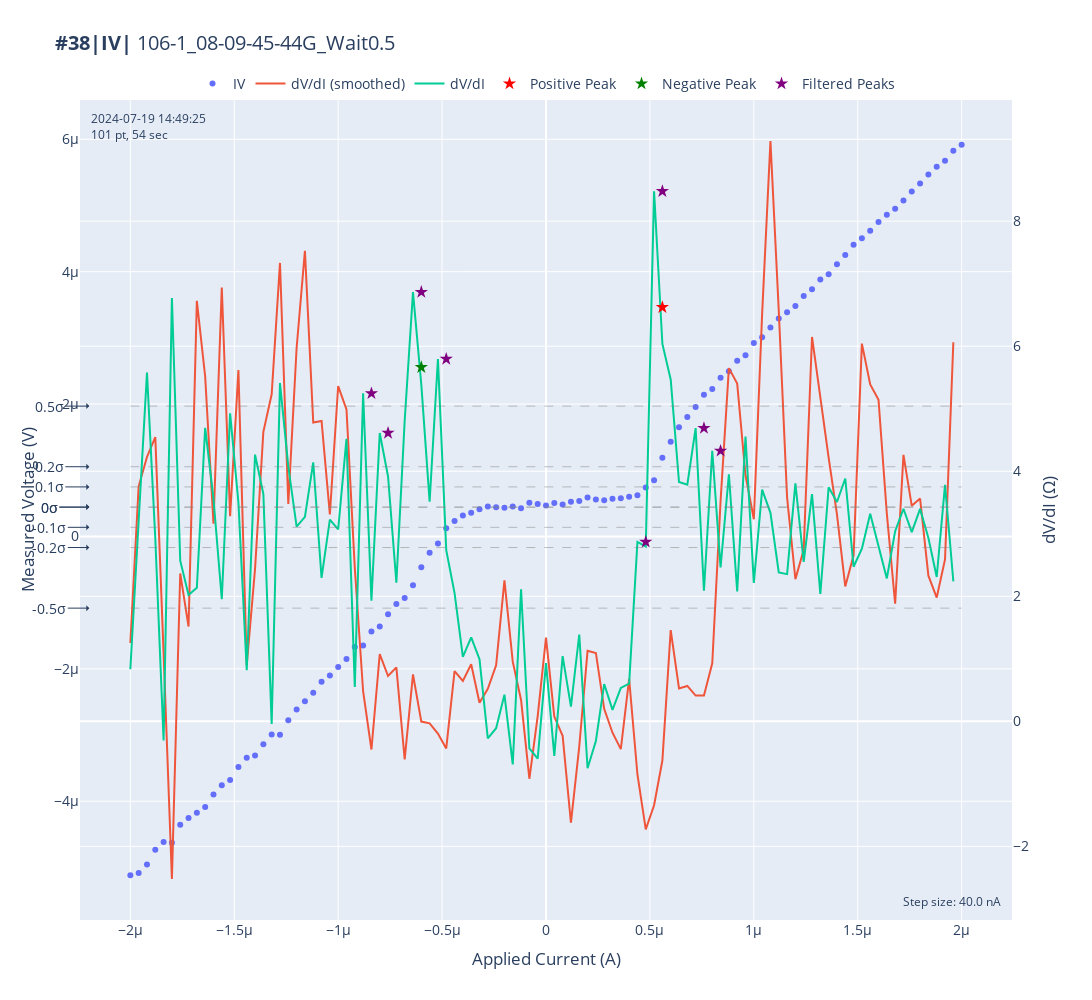

Source (notebook cell):
### Code cell
import numpy as np
from scipy.signal import find_peaks
import plotly.graph_objects as go

# 假設 meas_voltage 和 appl_current 已經定義
# 計算 meas_voltage 的平均值和標準差
meas_voltage_mean = np.mean(meas_voltage)
meas_voltage_std = np.std(meas_voltage)

# 計算 +-0.5 個標準差的範圍
lower_bound = meas_voltage_mean - 0.7 * meas_voltage_std
upper_bound = meas_voltage_mean + 0.7 * meas_voltage_std

# 過濾出在這個範圍內的 appl_current 和 meas_voltage 數據
filtered_indices = (meas_voltage >= lower_bound) & (meas_voltage <= upper_bound)
filtered_appl_current = appl_current[filtered_indices]
filtered_meas_voltage = meas_voltage[filtered_indices]

# 計算過濾後的 dV/dI
filtered_dVdI = np.diff(filtered_meas_voltage) / np.diff(filtered_appl_current)

# 對過濾後的 dV/dI 數據進行峰值檢測
filtered_peaks, _ = find_peaks(filtered_dVdI, height=np.mean(filtered_dVdI))

# 計算Savitzky-Golay平滑過濾後的 dV/dI
filtered_dVdI_smooth = savgol_filter(filtered_dVdI, window_length=6, polyorder=3)

# 對平滑過濾後的 dV/dI 數據進行峰值檢測
filtered_dVdI_smooth_peaks, _ = find_peaks(filtered_dVdI_smooth, height=np.mean(filtered_dVdI_smooth))

# 如果找到峰值，提取峰值信息
if len(filtered_peaks) > 0:
    filtered_peak_indices = filtered_peaks
    filtered_peak_currents = filtered_appl_current[1:][filtered_peak_indices]
    filtered_peak_dvdi = filtered_dVdI[filtered_peak_indices]

# 繪製過濾後的峰值
trace_filtered_peaks = go.Scatter(
    x=filtered_peak_currents,
    y=filtered_peak_dvdi,
    mode='markers',
    name='Filtered Peaks',
    marker=dict(size=10, color='purple', symbol='star'),
    yaxis='y2'
)

# 更新圖表
fig.add_trace(trace_filtered_peaks)

# 顯示圖表

### Figure 1 — Plotly figure (JSON) as saved in the notebook; plotly's stock layout.template omitted (floating-point values rounded to 4 significant figures)
{"data": [{"hoverinfo": "text", "hovertext": ["K2<br>Current: -2.00e-06 A<br>Voltage: -5.12e-06 V", "K2<br>Current: -1.96e-06 A<br>Voltage: -5.08e-06 V", "K2<br>Current: -1.92e-06 A<br>Voltage: -4.96e-06 V", "K2<br>Current: -1.88e-06 A<br>Voltage: -4.73e-06 V", "K2<br>Current: -1.84e-06 A<br>Voltage: -4.61e-06 V", "K2<br>Current: -1.80e-06 A<br>Voltage: -4.63e-06 V", "K2<br>Current: -1.76e-06 A<br>Voltage: -4.36e-06 V", "K2<br>Current: -1.72e-06 A<br>Voltage: -4.25e-06 V", "K2<br>Current: -1.68e-06 A<br>Voltage: -4.17e-06 V", "K2<br>Current: -1.64e-06 A<br>Voltage: -4.09e-06 V", "K2<br>Current: -1.60e-06 A<br>Voltage: -3.90e-06 V", "K2<br>Current: -1.56e-06 A<br>Voltage: -3.76e-06 V", "K2<br>Current: -1.52e-06 A<br>Voltage: -3.68e-06 V", "K2<br>Current: -1.48e-06 A<br>Voltage: -3.48e-06 V", "K2<br>Current: -1.44e-06 A<br>Voltage: -3.34e-06 V", "K2<br>Current: -1.40e-06 A<br>Voltage: -3.31e-06 V", "K2<br>Current: -1.36e-06 A<br>Voltage: -3.14e-06 V", "K2<br>Current: -1.32e-06 A<br>Voltage: -2.99e-06 V", "K2<br>Current: -1.28e-06 A<br>Voltage: -2.99e-06 V", "K2<br>Current: -1.24e-06 A<br>Voltage: -2.78e-06 V", "K2<br>Current: -1.20e-06 A<br>Voltage: -2.61e-06 V", "K2<br>Current: -1.16e-06 A<br>Voltage: -2.49e-06 V", "K2<br>Current: -1.12e-06 A<br>Voltage: -2.36e-06 V", "K2<br>Current: -1.08e-06 A<br>Voltage: -2.19e-06 V", "K2<br>Current: -1.04e-06 A<br>Voltage: -2.10e-06 V", "K2<br>Current: -1.00e-06 A<br>Voltage: -1.97e-06 V", "K2<br>Current: -9.60e-07 A<br>Voltage: -1.85e-06 V", "K2<br>Current: -9.20e-07 A<br>Voltage: -1.67e-06 V", "K2<br>Current: -8.80e-07 A<br>Voltage: -1.65e-06 V", "K2<br>Current: -8.40e-07 A<br>Voltage: -1.44e-06 V", "K2<br>Current: -8.00e-07 A<br>Voltage: -1.36e-06 V", "K2<br>Current: -7.60e-07 A<br>Voltage: -1.18e-06 V", "K2<br>Current: -7.20e-07 A<br>Voltage: -1.02e-06 V", "K2<br>Current: -6.80e-07 A<br>Voltage: -9.30e-07 V", "K2<br>Current: -6.40e-07 A<br>Voltage: -7.38e-07 V", "K2<br>Current: -6.00e-07 A<br>Voltage: -4.63e-07 V", "K2<br>Current: -5.60e-07 A<br>Voltage: -2.48e-07 V", "K2<br>Current: -5.20e-07 A<br>Voltage: -1.07e-07 V", "K2<br>Current: -4.80e-07 A<br>Voltage: 1.25e-07 V", "K2<br>Current: -4.40e-07 A<br>Voltage: 2.34e-07 V", "K2<br>Current: -4.00e-07 A<br>Voltage: 3.16e-07 V", "K2<br>Current: -3.60e-07 A<br>Voltage: 3.57e-07 V", "K2<br>Current: -3.20e-07 A<br>Voltage: 4.11e-07 V", "K2<br>Current: -2.80e-07 A<br>Voltage: 4.51e-07 V", "K2<br>Current: -2.40e-07 A<br>Voltage: 4.40e-07 V", "K2<br>Current: -2.00e-07 A<br>Voltage: 4.36e-07 V", "K2<br>Current: -1.60e-07 A<br>Voltage: 4.53e-07 V", "K2<br>Current: -1.20e-07 A<br>Voltage: 4.25e-07 V", "K2<br>Current: -8.00e-08 A<br>Voltage: 5.10e-07 V", "K2<br>Current: -4.00e-08 A<br>Voltage: 4.92e-07 V", "K2<br>Current: 0.00e+00 A<br>Voltage: 4.68e-07 V", "K2<br>Current: 4.00e-08 A<br>Voltage: 5.06e-07 V", "K2<br>Current: 8.00e-08 A<br>Voltage: 4.84e-07 V", "K2<br>Current: 1.20e-07 A<br>Voltage: 5.25e-07 V", "K2<br>Current: 1.60e-07 A<br>Voltage: 5.35e-07 V", "K2<br>Current: 2.00e-07 A<br>Voltage: 5.90e-07 V", "K2<br>Current: 2.40e-07 A<br>Voltage: 5.60e-07 V", "K2<br>Current: 2.80e-07 A<br>Voltage: 5.48e-07 V", "K2<br>Current: 3.20e-07 A<br>Voltage: 5.72e-07 V", "K2<br>Current: 3.60e-07 A<br>Voltage: 5.79e-07 V", "K2<br>Current: 4.00e-07 A<br>Voltage: 6.00e-07 V", "K2<br>Current: 4.40e-07 A<br>Voltage: 6.24e-07 V", "K2<br>Current: 4.80e-07 A<br>Voltage: 7.39e-07 V", "K2<br>Current: 5.20e-07 A<br>Voltage: 8.51e-07 V", "K2<br>Current: 5.60e-07 A<br>Voltage: 1.19e-06 V", "K2<br>Current: 6.00e-07 A<br>Voltage: 1.43e-06 V", "K2<br>Current: 6.40e-07 A<br>Voltage: 1.65e-06 V", "K2<br>Current: 6.80e-07 A<br>Voltage: 1.80e-06 V", "K2<br>Current: 7.20e-07 A<br>Voltage: 1.95e-06 V", "K2<br>Current: 7.60e-07 A<br>Voltage: 2.14e-06 V", "K2<br>Current: 8.00e-07 A<br>Voltage: 2.23e-06 V", "K2<br>Current: 8.40e-07 A<br>Voltage: 2.40e-06 V", "K2<br>Current: 8.80e-07 A<br>Voltage: 2.50e-06 V", "K2<br>Current: 9.20e-07 A<br>Voltage: 2.66e-06 V", "K2<br>Current: 9.60e-07 A<br>Voltage: 2.74e-06 V", "K2<br>Current: 1.00e-06 A<br>Voltage: 2.92e-06 V", "K2<br>Current: 1.04e-06 A<br>Voltage: 3.01e-06 V", "K2<br>Current: 1.08e-06 A<br>Voltage: 3.16e-06 V", "K2<br>Current: 1.12e-06 A<br>Voltage: 3.29e-06 V", "K2<br>Current: 1.16e-06 A<br>Voltage: 3.39e-06 V", "K2<br>Current: 1.20e-06 A<br>Voltage: 3.48e-06 V", "K2<br>Current: 1.24e-06 A<br>Voltage: 3.63e-06 V", "K2<br>Current: 1.28e-06 A<br>Voltage: 3.73e-06 V", "K2<br>Current: 1.32e-06 A<br>Voltage: 3.88e-06 V", "K2<br>Current: 1.36e-06 A<br>Voltage: 3.96e-06 V", "K2<br>Current: 1.40e-06 A<br>Voltage: 4.11e-06 V", "K2<br>Current: 1.44e-06 A<br>Voltage: 4.25e-06 V", "K2<br>Current: 1.48e-06 A<br>Voltage: 4.41e-06 V", "K2<br>Current: 1.52e-06 A<br>Voltage: 4.51e-06 V", "K2<br>Current: 1.56e-06 A<br>Voltage: 4.62e-06 V", "K2<br>Current: 1.60e-06 A<br>Voltage: 4.75e-06 V", "K2<br>Current: 1.64e-06 A<br>Voltage: 4.86e-06 V", "K2<br>Current: 1.68e-06 A<br>Voltage: 4.95e-06 V", "K2<br>Current: 1.72e-06 A<br>Voltage: 5.07e-06 V", "K2<br>Current: 1.76e-06 A<br>Voltage: 5.21e-06 V", "K2<br>Current: 1.80e-06 A<br>Voltage: 5.33e-06 V", "K2<br>Current: 1.84e-06 A<br>Voltage: 5.47e-06 V", "K2<br>Current: 1.88e-06 A<br>Voltage: 5.58e-06 V", "K2<br>Current: 1.92e-06 A<br>Voltage: 5.68e-06 V", "K2<br>Current: 1.96e-06 A<br>Voltage: 5.83e-06 V", "K2<br>Current: 2.00e-06 A<br>Voltage: 5.92e-06 V"], "mode": "markers", "name": "IV", "type": "scatter", "x": [-2e-06, -1.96e-06, -1.92e-06, -1.88e-06, -1.84e-06, -1.8e-06, -1.76e-06, -1.72e-06, -1.68e-06, -1.64e-06, -1.6e-06, -1.56e-06, -1.52e-06, -1.48e-06, -1.44e-06, -1.4e-06, -1.36e-06, -1.32e-06, -1.28e-06, -1.24e-06, -1.2e-06, -1.16e-06, -1.12e-06, -1.08e-06, -1.04e-06, -1e-06, -9.6e-07, -9.2e-07, -8.8e-07, -8.4e-07, -8e-07, -7.6e-07, -7.2e-07, -6.8e-07, -6.4e-07, -6e-07, -5.6e-07, -5.2e-07, -4.8e-07, -4.4e-07, -4e-07, -3.6e-07, -3.2e-07, -2.8e-07, -2.4e-07, -2e-07, -1.6e-07, -1.2e-07, -8e-08, -4e-08, 0, 4e-08, 8e-08, 1.2e-07, 1.6e-07, 2e-07, 2.4e-07, 2.8e-07, 3.2e-07, 3.6e-07, 4e-07, 4.4e-07, 4.8e-07, 5.2e-07, 5.6e-07, 6e-07, 6.4e-07, 6.8e-07, 7.2e-07, 7.6e-07, 8e-07, 8.4e-07, 8.8e-07, 9.2e-07, 9.6e-07, 1e-06, 1.04e-06, 1.08e-06, 1.12e-06, 1.16e-06, 1.2e-06, 1.24e-06, 1.28e-06, 1.32e-06, 1.36e-06, 1.4e-06, 1.44e-06, 1.48e-06, 1.52e-06, 1.56e-06, 1.6e-06, 1.64e-06, 1.68e-06, 1.72e-06, 1.76e-06, 1.8e-06, 1.84e-06, 1.88e-06, 1.92e-06, 1.96e-06, 2e-06], "y": [-5.118e-06, -5.085e-06, -4.955e-06, -4.732e-06, -4.615e-06, -4.627e-06, -4.356e-06, -4.253e-06, -4.172e-06, -4.087e-06, -3.899e-06, -3.757e-06, -3.678e-06, -3.481e-06, -3.341e-06, -3.309e-06, -3.138e-06, -2.993e-06, -2.994e-06, -2.778e-06, -2.615e-06, -2.49e-06, -2.359e-06, -2.194e-06, -2.102e-06, -1.973e-06, -1.85e-06, -1.669e-06, -1.647e-06, -1.437e-06, -1.36e-06, -1.176e-06, -1.019e-06, -9.303e-07, -7.379e-07, -4.633e-07, -2.479e-07, -1.073e-07, 1.245e-07, 2.341e-07, 3.162e-07, 3.574e-07, 4.111e-07, 4.508e-07, 4.399e-07, 4.355e-07, 4.526e-07, 4.251e-07, 5.095e-07, 4.922e-07, 4.684e-07, 5.057e-07, 4.836e-07, 5.252e-07, 5.347e-07, 5.903e-07, 5.603e-07, 5.477e-07, 5.715e-07, 5.789e-07, 6.003e-07, 6.244e-07, 7.392e-07, 8.51e-07, 1.19e-06, 1.432e-06, 1.65e-06, 1.803e-06, 1.955e-06, 2.143e-06, 2.226e-06, 2.399e-06, 2.498e-06, 2.656e-06, 2.739e-06, 2.921e-06, 3.009e-06, 3.158e-06, 3.291e-06, 3.386e-06, 3.48e-06, 3.633e-06, 3.735e-06, 3.88e-06, 3.962e-06, 4.111e-06, 4.252e-06, 4.407e-06, 4.506e-06, 4.616e-06, 4.749e-06, 4.861e-06, 4.952e-06, 5.074e-06, 5.21e-06, 5.331e-06, 5.467e-06, 5.584e-06, 5.677e-06, 5.828e-06, 5.917e-06]}, {"hoverinfo": "text", "hovertext": ["K2<br>Current: -2.00e-06 A<br>Voltage: -5.12e-06 V", "K2<br>Current: -1.96e-06 A<br>Voltage: -5.08e-06 V", "K2<br>Current: -1.92e-06 A<br>Voltage: -4.96e-06 V", "K2<br>Current: -1.88e-06 A<br>Voltage: -4.73e-06 V", "K2<br>Current: -1.84e-06 A<br>Voltage: -4.61e-06 V", "K2<br>Current: -1.80e-06 A<br>Voltage: -4.63e-06 V", "K2<br>Current: -1.76e-06 A<br>Voltage: -4.36e-06 V", "K2<br>Current: -1.72e-06 A<br>Voltage: -4.25e-06 V", "K2<br>Current: -1.68e-06 A<br>Voltage: -4.17e-06 V", "K2<br>Current: -1.64e-06 A<br>Voltage: -4.09e-06 V", "K2<br>Current: -1.60e-06 A<br>Voltage: -3.90e-06 V", "K2<br>Current: -1.56e-06 A<br>Voltage: -3.76e-06 V", "K2<br>Current: -1.52e-06 A<br>Voltage: -3.68e-06 V", "K2<br>Current: -1.48e-06 A<br>Voltage: -3.48e-06 V", "K2<br>Current: -1.44e-06 A<br>Voltage: -3.34e-06 V", "K2<br>Current: -1.40e-06 A<br>Voltage: -3.31e-06 V", "K2<br>Current: -1.36e-06 A<br>Voltage: -3.14e-06 V", "K2<br>Current: -1.32e-06 A<br>Voltage: -2.99e-06 V", "K2<br>Current: -1.28e-06 A<br>Voltage: -2.99e-06 V", "K2<br>Current: -1.24e-06 A<br>Voltage: -2.78e-06 V", "K2<br>Current: -1.20e-06 A<br>Voltage: -2.61e-06 V", "K2<br>Current: -1.16e-06 A<br>Voltage: -2.49e-06 V", "K2<br>Current: -1.12e-06 A<br>Voltage: -2.36e-06 V", "K2<br>Current: -1.08e-06 A<br>Voltage: -2.19e-06 V", "K2<br>Current: -1.04e-06 A<br>Voltage: -2.10e-06 V", "K2<br>Current: -1.00e-06 A<br>Voltage: -1.97e-06 V", "K2<br>Current: -9.60e-07 A<br>Voltage: -1.85e-06 V", "K2<br>Current: -9.20e-07 A<br>Voltage: -1.67e-06 V", "K2<br>Current: -8.80e-07 A<br>Voltage: -1.65e-06 V", "K2<br>Current: -8.40e-07 A<br>Voltage: -1.44e-06 V", "K2<br>Current: -8.00e-07 A<br>Voltage: -1.36e-06 V", "K2<br>Current: -7.60e-07 A<br>Voltage: -1.18e-06 V", "K2<br>Current: -7.20e-07 A<br>Voltage: -1.02e-06 V", "K2<br>Current: -6.80e-07 A<br>Voltage: -9.30e-07 V", "K2<br>Current: -6.40e-07 A<br>Voltage: -7.38e-07 V", "K2<br>Current: -6.00e-07 A<br>Voltage: -4.63e-07 V", "K2<br>Current: -5.60e-07 A<br>Voltage: -2.48e-07 V", "K2<br>Current: -5.20e-07 A<br>Voltage: -1.07e-07 V", "K2<br>Current: -4.80e-07 A<br>Voltage: 1.25e-07 V", "K2<br>Current: -4.40e-07 A<br>Voltage: 2.34e-07 V", "K2<br>Current: -4.00e-07 A<br>Voltage: 3.16e-07 V", "K2<br>Current: -3.60e-07 A<br>Voltage: 3.57e-07 V", "K2<br>Current: -3.20e-07 A<br>Voltage: 4.11e-07 V", "K2<br>Current: -2.80e-07 A<br>Voltage: 4.51e-07 V", "K2<br>Current: -2.40e-07 A<br>Voltage: 4.40e-07 V", "K2<br>Current: -2.00e-07 A<br>Voltage: 4.36e-07 V", "K2<br>Current: -1.60e-07 A<br>Voltage: 4.53e-07 V", "K2<br>Current: -1.20e-07 A<br>Voltage: 4.25e-07 V", "K2<br>Current: -8.00e-08 A<br>Voltage: 5.10e-07 V", "K2<br>Current: -4.00e-08 A<br>Voltage: 4.92e-07 V", "K2<br>Current: 0.00e+00 A<br>Voltage: 4.68e-07 V", "K2<br>Current: 4.00e-08 A<br>Voltage: 5.06e-07 V", "K2<br>Current: 8.00e-08 A<br>Voltage: 4.84e-07 V", "K2<br>Current: 1.20e-07 A<br>Voltage: 5.25e-07 V", "K2<br>Current: 1.60e-07 A<br>Voltage: 5.35e-07 V", "K2<br>Current: 2.00e-07 A<br>Voltage: 5.90e-07 V", "K2<br>Current: 2.40e-07 A<br>Voltage: 5.60e-07 V", "K2<br>Current: 2.80e-07 A<br>Voltage: 5.48e-07 V", "K2<br>Current: 3.20e-07 A<br>Voltage: 5.72e-07 V", "K2<br>Current: 3.60e-07 A<br>Voltage: 5.79e-07 V", "K2<br>Current: 4.00e-07 A<br>Voltage: 6.00e-07 V", "K2<br>Current: 4.40e-07 A<br>Voltage: 6.24e-07 V", "K2<br>Current: 4.80e-07 A<br>Voltage: 7.39e-07 V", "K2<br>Current: 5.20e-07 A<br>Voltage: 8.51e-07 V", "K2<br>Current: 5.60e-07 A<br>Voltage: 1.19e-06 V", "K2<br>Current: 6.00e-07 A<br>Voltage: 1.43e-06 V", "K2<br>Current: 6.40e-07 A<br>Voltage: 1.65e-06 V", "K2<br>Current: 6.80e-07 A<br>Voltage: 1.80e-06 V", "K2<br>Current: 7.20e-07 A<br>Voltage: 1.95e-06 V", "K2<br>Current: 7.60e-07 A<br>Voltage: 2.14e-06 V", "K2<br>Current: 8.00e-07 A<br>Voltage: 2.23e-06 V", "K2<br>Current: 8.40e-07 A<br>Voltage: 2.40e-06 V", "K2<br>Current: 8.80e-07 A<br>Voltage: 2.50e-06 V", "K2<br>Current: 9.20e-07 A<br>Voltage: 2.66e-06 V", "K2<br>Current: 9.60e-07 A<br>Voltage: 2.74e-06 V", "K2<br>Current: 1.00e-06 A<br>Voltage: 2.92e-06 V", "K2<br>Current: 1.04e-06 A<br>Voltage: 3.01e-06 V", "K2<br>Current: 1.08e-06 A<br>Voltage: 3.16e-06 V", "K2<br>Current: 1.12e-06 A<br>Voltage: 3.29e-06 V", "K2<br>Current: 1.16e-06 A<br>Voltage: 3.39e-06 V", "K2<br>Current: 1.20e-06 A<br>Voltage: 3.48e-06 V", "K2<br>Current: 1.24e-06 A<br>Voltage: 3.63e-06 V", "K2<br>Current: 1.28e-06 A<br>Voltage: 3.73e-06 V", "K2<br>Current: 1.32e-06 A<br>Voltage: 3.88e-06 V", "K2<br>Current: 1.36e-06 A<br>Voltage: 3.96e-06 V", "K2<br>Current: 1.40e-06 A<br>Voltage: 4.11e-06 V", "K2<br>Current: 1.44e-06 A<br>Voltage: 4.25e-06 V", "K2<br>Current: 1.48e-06 A<br>Voltage: 4.41e-06 V", "K2<br>Current: 1.52e-06 A<br>Voltage: 4.51e-06 V", "K2<br>Current: 1.56e-06 A<br>Voltage: 4.62e-06 V", "K2<br>Current: 1.60e-06 A<br>Voltage: 4.75e-06 V", "K2<br>Current: 1.64e-06 A<br>Voltage: 4.86e-06 V", "K2<br>Current: 1.68e-06 A<br>Voltage: 4.95e-06 V", "K2<br>Current: 1.72e-06 A<br>Voltage: 5.07e-06 V", "K2<br>Current: 1.76e-06 A<br>Voltage: 5.21e-06 V", "K2<br>Current: 1.80e-06 A<br>Voltage: 5.33e-06 V", "K2<br>Current: 1.84e-06 A<br>Voltage: 5.47e-06 V", "K2<br>Current: 1.88e-06 A<br>Voltage: 5.58e-06 V", "K2<br>Current: 1.92e-06 A<br>Voltage: 5.68e-06 V", "K2<br>Current: 1.96e-06 A<br>Voltage: 5.83e-06 V", "K2<br>Current: 2.00e-06 A<br>Voltage: 5.92e-06 V"], "mode": "lines", "name": "dV/dI (smoothed)", "type": "scatter", "x": [-2e-06, -1.96e-06, -1.92e-06, -1.88e-06, -1.84e-06, -1.8e-06, -1.76e-06, -1.72e-06, -1.68e-06, -1.64e-06, -1.6e-06, -1.56e-06, -1.52e-06, -1.48e-06, -1.44e-06, -1.4e-06, -1.36e-06, -1.32e-06, -1.28e-06, -1.24e-06, -1.2e-06, -1.16e-06, -1.12e-06, -1.08e-06, -1.04e-06, -1e-06, -9.6e-07, -9.2e-07, -8.8e-07, -8.4e-07, -8e-07, -7.6e-07, -7.2e-07, -6.8e-07, -6.4e-07, -6e-07, -5.6e-07, -5.2e-07, -4.8e-07, -4.4e-07, -4e-07, -3.6e-07, -3.2e-07, -2.8e-07, -2.4e-07, -2e-07, -1.6e-07, -1.2e-07, -8e-08, -4e-08, 0, 4e-08, 8e-08, 1.2e-07, 1.6e-07, 2e-07, 2.4e-07, 2.8e-07, 3.2e-07, 3.6e-07, 4e-07, 4.4e-07, 4.8e-07, 5.2e-07, 5.6e-07, 6e-07, 6.4e-07, 6.8e-07, 7.2e-07, 7.6e-07, 8e-07, 8.4e-07, 8.8e-07, 9.2e-07, 9.6e-07, 1e-06, 1.04e-06, 1.08e-06, 1.12e-06, 1.16e-06, 1.2e-06, 1.24e-06, 1.28e-06, 1.32e-06, 1.36e-06, 1.4e-06, 1.44e-06, 1.48e-06, 1.52e-06, 1.56e-06, 1.6e-06, 1.64e-06, 1.68e-06, 1.72e-06, 1.76e-06, 1.8e-06, 1.84e-06, 1.88e-06, 1.92e-06, 1.96e-06, 2e-06], "y": [1.252, 3.759, 4.228, 4.547, 1.091, -2.522, 2.366, 1.516, 6.726, 5.516, 3.16, 6.939, 3.28, 5.619, 0.8977, 2.437, 4.631, 5.23, 7.332, 3.477, 5.971, 7.527, 4.779, 4.805, 3.309, 5.363, 4.988, 2.452, 0.4815, -0.4508, 1.074, 0.7244, 0.8622, -0.6099, 0.7496, -0.003438, -0.03173, -0.1951, -0.4342, 0.8047, 0.6468, 0.9139, 0.2965, 0.5217, 0.8972, 2.255, 0.9548, 0.341, -0.9187, 0.0816, 1.339, 0.0766, -0.2316, -1.622, -0.4039, 1.128, 1.094, 0.1997, -0.1819, -0.4442, 0.6791, -0.85, -1.728, -1.342, -0.6267, 1.459, 0.5257, 0.5657, 0.4113, 0.4126, 0.9289, 3.523, 5.65, 5.402, 3.935, 3.233, 6.521, 9.283, 6.572, 3.583, 2.275, 2.744, 6.148, 5.153, 4.218, 3.311, 2.158, 2.655, 6.042, 5.389, 5.143, 3.322, 1.88, 4.262, 3.447, 3.563, 2.329, 1.98, 2.589, 6.064], "yaxis": "y2"}, {"hoverinfo": "text", "hovertext": ["K2<br>Current: -2.00e-06 A<br>Voltage: -5.12e-06 V", "K2<br>Current: -1.96e-06 A<br>Voltage: -5.08e-06 V", "K2<br>Current: -1.92e-06 A<br>Voltage: -4.96e-06 V", "K2<br>Current: -1.88e-06 A<br>Voltage: -4.73e-06 V", "K2<br>Current: -1.84e-06 A<br>Voltage: -4.61e-06 V", "K2<br>Current: -1.80e-06 A<br>Voltage: -4.63e-06 V", "K2<br>Current: -1.76e-06 A<br>Voltage: -4.36e-06 V", "K2<br>Current: -1.72e-06 A<br>Voltage: -4.25e-06 V", "K2<br>Current: -1.68e-06 A<br>Voltage: -4.17e-06 V", "K2<br>Current: -1.64e-06 A<br>Voltage: -4.09e-06 V", "K2<br>Current: -1.60e-06 A<br>Voltage: -3.90e-06 V", "K2<br>Current: -1.56e-06 A<br>Voltage: -3.76e-06 V", "K2<br>Current: -1.52e-06 A<br>Voltage: -3.68e-06 V", "K2<br>Current: -1.48e-06 A<br>Voltage: -3.48e-06 V", "K2<br>Current: -1.44e-06 A<br>Voltage: -3.34e-06 V", "K2<br>Current: -1.40e-06 A<br>Voltage: -3.31e-06 V", "K2<br>Current: -1.36e-06 A<br>Voltage: -3.14e-06 V", "K2<br>Current: -1.32e-06 A<br>Voltage: -2.99e-06 V", "K2<br>Current: -1.28e-06 A<br>Voltage: -2.99e-06 V", "K2<br>Current: -1.24e-06 A<br>Voltage: -2.78e-06 V", "K2<br>Current: -1.20e-06 A<br>Voltage: -2.61e-06 V", "K2<br>Current: -1.16e-06 A<br>Voltage: -2.49e-06 V", "K2<br>Current: -1.12e-06 A<br>Voltage: -2.36e-06 V", "K2<br>Current: -1.08e-06 A<br>Voltage: -2.19e-06 V", "K2<br>Current: -1.04e-06 A<br>Voltage: -2.10e-06 V", "K2<br>Current: -1.00e-06 A<br>Voltage: -1.97e-06 V", "K2<br>Current: -9.60e-07 A<br>Voltage: -1.85e-06 V", "K2<br>Current: -9.20e-07 A<br>Voltage: -1.67e-06 V", "K2<br>Current: -8.80e-07 A<br>Voltage: -1.65e-06 V", "K2<br>Current: -8.40e-07 A<br>Voltage: -1.44e-06 V", "K2<br>Current: -8.00e-07 A<br>Voltage: -1.36e-06 V", "K2<br>Current: -7.60e-07 A<br>Voltage: -1.18e-06 V", "K2<br>Current: -7.20e-07 A<br>Voltage: -1.02e-06 V", "K2<br>Current: -6.80e-07 A<br>Voltage: -9.30e-07 V", "K2<br>Current: -6.40e-07 A<br>Voltage: -7.38e-07 V", "K2<br>Current: -6.00e-07 A<br>Voltage: -4.63e-07 V", "K2<br>Current: -5.60e-07 A<br>Voltage: -2.48e-07 V", "K2<br>Current: -5.20e-07 A<br>Voltage: -1.07e-07 V", "K2<br>Current: -4.80e-07 A<br>Voltage: 1.25e-07 V", "K2<br>Current: -4.40e-07 A<br>Voltage: 2.34e-07 V", "K2<br>Current: -4.00e-07 A<br>Voltage: 3.16e-07 V", "K2<br>Current: -3.60e-07 A<br>Voltage: 3.57e-07 V", "K2<br>Current: -3.20e-07 A<br>Voltage: 4.11e-07 V", "K2<br>Current: -2.80e-07 A<br>Voltage: 4.51e-07 V", "K2<br>Current: -2.40e-07 A<br>Voltage: 4.40e-07 V", "K2<br>Current: -2.00e-07 A<br>Voltage: 4.36e-07 V", "K2<br>Current: -1.60e-07 A<br>Voltage: 4.53e-07 V", "K2<br>Current: -1.20e-07 A<br>Voltage: 4.25e-07 V", "K2<br>Current: -8.00e-08 A<br>Voltage: 5.10e-07 V", "K2<br>Current: -4.00e-08 A<br>Voltage: 4.92e-07 V", "K2<br>Current: 0.00e+00 A<br>Voltage: 4.68e-07 V", "K2<br>Current: 4.00e-08 A<br>Voltage: 5.06e-07 V", "K2<br>Current: 8.00e-08 A<br>Voltage: 4.84e-07 V", "K2<br>Current: 1.20e-07 A<br>Voltage: 5.25e-07 V", "K2<br>Current: 1.60e-07 A<br>Voltage: 5.35e-07 V", "K2<br>Current: 2.00e-07 A<br>Voltage: 5.90e-07 V", "K2<br>Current: 2.40e-07 A<br>Voltage: 5.60e-07 V", "K2<br>Current: 2.80e-07 A<br>Voltage: 5.48e-07 V", "K2<br>Current: 3.20e-07 A<br>Voltage: 5.72e-07 V", "K2<br>Current: 3.60e-07 A<br>Voltage: 5.79e-07 V", "K2<br>Current: 4.00e-07 A<br>Voltage: 6.00e-07 V", "K2<br>Current: 4.40e-07 A<br>Voltage: 6.24e-07 V", "K2<br>Current: 4.80e-07 A<br>Voltage: 7.39e-07 V", "K2<br>Current: 5.20e-07 A<br>Voltage: 8.51e-07 V", "K2<br>Current: 5.60e-07 A<br>Voltage: 1.19e-06 V", "K2<br>Current: 6.00e-07 A<br>Voltage: 1.43e-06 V", "K2<br>Current: 6.40e-07 A<br>Voltage: 1.65e-06 V", "K2<br>Current: 6.80e-07 A<br>Voltage: 1.80e-06 V", "K2<br>Current: 7.20e-07 A<br>Voltage: 1.95e-06 V", "K2<br>Current: 7.60e-07 A<br>Voltage: 2.14e-06 V", "K2<br>Current: 8.00e-07 A<br>Voltage: 2.23e-06 V", "K2<br>Current: 8.40e-07 A<br>Voltage: 2.40e-06 V", "K2<br>Current: 8.80e-07 A<br>Voltage: 2.50e-06 V", "K2<br>Current: 9.20e-07 A<br>Voltage: 2.66e-06 V", "K2<br>Current: 9.60e-07 A<br>Voltage: 2.74e-06 V", "K2<br>Current: 1.00e-06 A<br>Voltage: 2.92e-06 V", "K2<br>Current: 1.04e-06 A<br>Voltage: 3.01e-06 V", "K2<br>Current: 1.08e-06 A<br>Voltage: 3.16e-06 V", "K2<br>Current: 1.12e-06 A<br>Voltage: 3.29e-06 V", "K2<br>Current: 1.16e-06 A<br>Voltage: 3.39e-06 V", "K2<br>Current: 1.20e-06 A<br>Voltage: 3.48e-06 V", "K2<br>Current: 1.24e-06 A<br>Voltage: 3.63e-06 V", "K2<br>Current: 1.28e-06 A<br>Voltage: 3.73e-06 V", "K2<br>Current: 1.32e-06 A<br>Voltage: 3.88e-06 V", "K2<br>Current: 1.36e-06 A<br>Voltage: 3.96e-06 V", "K2<br>Current: 1.40e-06 A<br>Voltage: 4.11e-06 V", "K2<br>Current: 1.44e-06 A<br>Voltage: 4.25e-06 V", "K2<br>Current: 1.48e-06 A<br>Voltage: 4.41e-06 V", "K2<br>Current: 1.52e-06 A<br>Voltage: 4.51e-06 V", "K2<br>Current: 1.56e-06 A<br>Voltage: 4.62e-06 V", "K2<br>Current: 1.60e-06 A<br>Voltage: 4.75e-06 V", "K2<br>Current: 1.64e-06 A<br>Voltage: 4.86e-06 V", "K2<br>Current: 1.68e-06 A<br>Voltage: 4.95e-06 V", "K2<br>Current: 1.72e-06 A<br>Voltage: 5.07e-06 V", "K2<br>Current: 1.76e-06 A<br>Voltage: 5.21e-06 V", "K2<br>Current: 1.80e-06 A<br>Voltage: 5.33e-06 V", "K2<br>Current: 1.84e-06 A<br>Voltage: 5.47e-06 V", "K2<br>Current: 1.88e-06 A<br>Voltage: 5.58e-06 V", "K2<br>Current: 1.92e-06 A<br>Voltage: 5.68e-06 V", "K2<br>Current: 1.96e-06 A<br>Voltage: 5.83e-06 V", "K2<br>Current: 2.00e-06 A<br>Voltage: 5.92e-06 V"], "mode": "lines", "name": "dV/dI", "type": "scatter", "x": [-2e-06, -1.96e-06, -1.92e-06, -1.88e-06, -1.84e-06, -1.8e-06, -1.76e-06, -1.72e-06, -1.68e-06, -1.64e-06, -1.6e-06, -1.56e-06, -1.52e-06, -1.48e-06, -1.44e-06, -1.4e-06, -1.36e-06, -1.32e-06, -1.28e-06, -1.24e-06, -1.2e-06, -1.16e-06, -1.12e-06, -1.08e-06, -1.04e-06, -1e-06, -9.6e-07, -9.2e-07, -8.8e-07, -8.4e-07, -8e-07, -7.6e-07, -7.2e-07, -6.8e-07, -6.4e-07, -6e-07, -5.6e-07, -5.2e-07, -4.8e-07, -4.4e-07, -4e-07, -3.6e-07, -3.2e-07, -2.8e-07, -2.4e-07, -2e-07, -1.6e-07, -1.2e-07, -8e-08, -4e-08, 0, 4e-08, 8e-08, 1.2e-07, 1.6e-07, 2e-07, 2.4e-07, 2.8e-07, 3.2e-07, 3.6e-07, 4e-07, 4.4e-07, 4.8e-07, 5.2e-07, 5.6e-07, 6e-07, 6.4e-07, 6.8e-07, 7.2e-07, 7.6e-07, 8e-07, 8.4e-07, 8.8e-07, 9.2e-07, 9.6e-07, 1e-06, 1.04e-06, 1.08e-06, 1.12e-06, 1.16e-06, 1.2e-06, 1.24e-06, 1.28e-06, 1.32e-06, 1.36e-06, 1.4e-06, 1.44e-06, 1.48e-06, 1.52e-06, 1.56e-06, 1.6e-06, 1.64e-06, 1.68e-06, 1.72e-06, 1.76e-06, 1.8e-06, 1.84e-06, 1.88e-06, 1.92e-06, 1.96e-06, 2e-06], "y": [0.8333, 3.238, 5.579, 2.929, -0.3066, 6.773, 2.571, 2.022, 2.137, 4.696, 3.562, 1.953, 4.926, 3.5, 0.8169, 4.266, 3.636, -0.04075, 5.41, 4.078, 3.115, 3.27, 4.143, 2.293, 3.226, 3.071, 4.52, 0.5498, 5.245, 1.931, 4.612, 3.917, 2.218, 4.809, 6.866, 5.386, 3.514, 5.795, 2.739, 2.052, 1.031, 1.342, 0.9931, -0.2734, -0.1099, 0.4272, -0.6884, 2.112, -0.4325, -0.5966, 0.9324, -0.5526, 1.042, 0.2366, 1.389, -0.7506, -0.3147, 0.5968, 0.1833, 0.5349, 0.6044, 2.87, 2.795, 8.478, 6.038, 5.468, 3.828, 3.786, 4.69, 2.088, 4.326, 2.46, 3.953, 2.077, 4.556, 2.213, 3.705, 3.335, 2.381, 2.355, 3.807, 2.549, 3.633, 2.037, 3.745, 3.509, 3.885, 2.472, 2.763, 3.32, 2.794, 2.287, 3.042, 3.4, 3.026, 3.398, 2.932, 2.308, 3.782, 2.238], "yaxis": "y2"}, {"marker": {"color": "red", "size": 10, "symbol": "star"}, "mode": "markers", "name": "Positive Peak", "type": "scatter", "x": [5.6e-07], "y": [6.623], "yaxis": "y2"}, {"marker": {"color": "green", "size": 10, "symbol": "star"}, "mode": "markers", "name": "Negative Peak", "type": "scatter", "x": [-6e-07], "y": [5.664], "yaxis": "y2"}, {"marker": {"color": "purple", "size": 10, "symbol": "star"}, "mode": "markers", "name": "Filtered Peaks", "type": "scatter", "x": [-8.4e-07, -7.6e-07, -6e-07, -4.8e-07, 4.8e-07, 5.6e-07, 7.6e-07, 8.4e-07], "y": [5.245, 4.612, 6.866, 5.795, 2.87, 8.478, 4.69, 4.326], "yaxis": "y2"}], "layout": {"annotations": [{"align": "left", "font": {"size": 12}, "showarrow": false, "text": "2024-07-19 14:49:25<br>101 pt, 54 sec", "x": 0.01, "xref": "paper", "y": 0.99, "yref": "paper"}, {"align": "right", "font": {"size": 12}, "showarrow": false, "text": "Step size: 40.0 nA", "x": 0.99, "xref": "paper", "y": 0.01, "yref": "paper"}, {"arrowhead": 1, "ax": -40, "ay": 0, "showarrow": true, "text": "0σ", "x": 0.01, "xref": "paper", "y": 4.433e-07}, {"arrowhead": 1, "ax": -40, "ay": 0, "showarrow": true, "text": "0.1σ", "x": 0.01, "xref": "paper", "y": 7.485e-07}, {"arrowhead": 1, "ax": -40, "ay": 0, "showarrow": true, "text": "0.2σ", "x": 0.01, "xref": "paper", "y": 1.054e-06}, {"arrowhead": 1, "ax": -40, "ay": 0, "showarrow": true, "text": "0.5σ", "x": 0.01, "xref": "paper", "y": 1.969e-06}, {"arrowhead": 1, "ax": -40, "ay": 0, "showarrow": true, "text": "0σ", "x": 0.01, "xref": "paper", "y": 4.433e-07}, {"arrowhead": 1, "ax": -40, "ay": 0, "showarrow": true, "text": "-0.1σ", "x": 0.01, "xref": "paper", "y": 1.381e-07}, {"arrowhead": 1, "ax": -40, "ay": 0, "showarrow": true, "text": "-0.2σ", "x": 0.01, "xref": "paper", "y": -1.671e-07}, {"arrowhead": 1, "ax": -40, "ay": 0, "showarrow": true, "text": "-0.5σ", "x": 0.01, "xref": "paper", "y": -1.083e-06}], "font": {"size": 14}, "height": 1000, "legend": {"orientation": "h", "x": 0.5, "xanchor": "center", "y": 1, "yanchor": "bottom"}, "shapes": [{"line": {"color": "Gray", "dash": "dash", "width": 0.5}, "type": "line", "x0": -2e-06, "x1": 2e-06, "xref": "x", "y0": 4.433e-07, "y1": 4.433e-07, "yref": "y"}, {"line": {"color": "Gray", "dash": "dash", "width": 0.5}, "type": "line", "x0": -2e-06, "x1": 2e-06, "xref": "x", "y0": 7.485e-07, "y1": 7.485e-07, "yref": "y"}, {"line": {"color": "Gray", "dash": "dash", "width": 0.5}, "type": "line", "x0": -2e-06, "x1": 2e-06, "xref": "x", "y0": 1.054e-06, "y1": 1.054e-06, "yref": "y"}, {"line": {"color": "Gray", "dash": "dash", "width": 0.5}, "type": "line", "x0": -2e-06, "x1": 2e-06, "xref": "x", "y0": 1.969e-06, "y1": 1.969e-06, "yref": "y"}, {"line": {"color": "Gray", "dash": "dash", "width": 0.5}, "type": "line", "x0": -2e-06, "x1": 2e-06, "xref": "x", "y0": 4.433e-07, "y1": 4.433e-07, "yref": "y"}, {"line": {"color": "Gray", "dash": "dash", "width": 0.5}, "type": "line", "x0": -2e-06, "x1": 2e-06, "xref": "x", "y0": 1.381e-07, "y1": 1.381e-07, "yref": "y"}, {"line": {"color": "Gray", "dash": "dash", "width": 0.5}, "type": "line", "x0": -2e-06, "x1": 2e-06, "xref": "x", "y0": -1.671e-07, "y1": -1.671e-07, "yref": "y"}, {"line": {"color": "Gray", "dash": "dash", "width": 0.5}, "type": "line", "x0": -2e-06, "x1": 2e-06, "xref": "x", "y0": -1.083e-06, "y1": -1.083e-06, "yref": "y"}], "title": {"text": "<b>#38|IV|</b> 106-1_08-09-45-44G_Wait0.5"}, "width": 1200, "xaxis": {"title": {"text": "Applied Current (A)"}}, "yaxis": {"title": {"text": "Measured Voltage (V)"}}, "yaxis2": {"overlaying": "y", "side": "right", "title": {"text": "dV/dI (Ω)"}}}}
